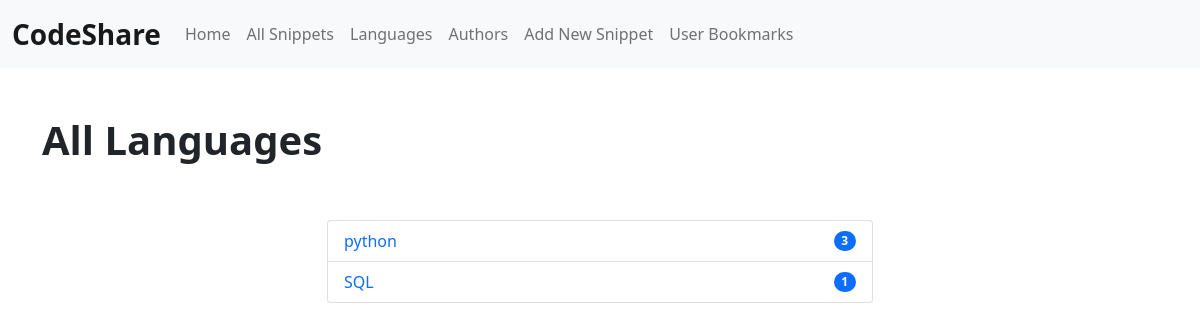
Screenshot of /languages with the database file from the repository.
### cab/models.py (models this page shows, shortened)
class Language(models.Model):
    name = models.CharField(max_length=100, help_text = _("The name of the language"))
    slug = models.SlugField(unique=True , help_text = _("A unique slug to identify it in URLs"))
    language_code = models.CharField(max_length=50 , help_text = _("A language code that pygments can use to load the appropriate syntax-highlighting module"))
    mime_type = models.CharField(max_length=100 , help_text = _("A MIME type to use when sending a snippet file in this language"))
    objects = models.Manager()
    top_objects = managers.LanguageManager()
    class Meta:
        ordering = ['name']

### cab/views.py (the view)
# urls.py: path("languages", views.languageList, name="cab_language_list"),
def languageList(request):
    template_name = 'cab/language_list.html'
    all_languages = Language.top_objects.top_languages()
    context = {
        "all_languages": all_languages
    }
    return render(request, template_name, context)

### cab/managers.py (called while the page is built)
    def top_languages(self):
        from cab.models import Snippet
        subquery = "SELECT COUNT(*) from %(snippets_table)s WHERE %(snippets_table)s.%(language_column)s = cab_language.id"
        params = { 'snippets_table': connection.ops.quote_name( Snippet._meta.db_table), 'language_column': connection.ops.quote_name('language_id') }
        return self.extra(select={ 'score': subquery % params }, order_by=['-score'])

### cab/templates/cab/language_list.html
{% extends 'base.html' %}
{% block content %}
    <div class="container my-5">
        <div class="row">
            <div class="col-12">
                <h1 class="fs-1 fw-bolder">
                    All Languages
                </h1>
            </div>
        </div>
        <div class="row justify-content-center my-5">
            <div class="col-12 col-md-6 ">
                        <ul class="list-group">
                            {% for language in all_languages %}
                                <li class="list-group-item d-flex justify-content-between align-items-center">
                                    <a href="{% url 'cab_language_detail' language.slug %}" class=" card-link text-decoration-none">{{ language.name }}</a>
                                    <span class="badge bg-primary rounded-pill">{{ language.score }}</span>
                                </li>
                            {% endfor %}
                          </ul>
            </div>
        </div>
    </div>
{% endblock %}

### rows the page displays
Language: name "python", score "3"
Language: name "SQL", score "1"
